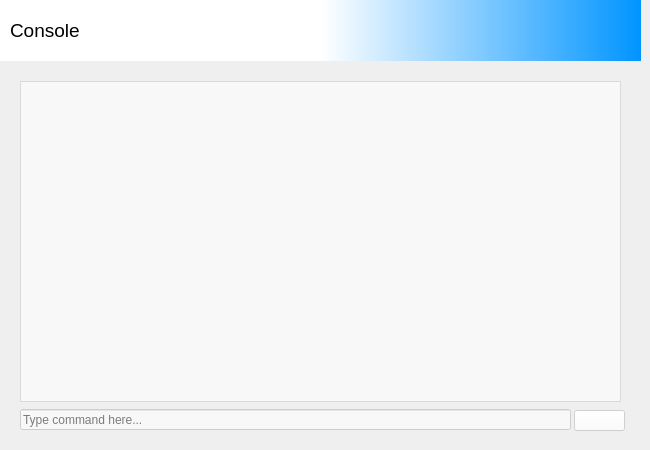
    <widget class="QWidget" name="console">
     <property name="styleSheet">
      <string notr="true"/>
     </property>
     <widget class="QFrame" name="frame_topbar_4">
      <property name="geometry">
       <rect>
        <x>0</x>
        <y>0</y>
        <width>641</width>
        <height>61</height>
       </rect>
      </property>
      <property name="styleSheet">
       <string notr="true">background-color: qlineargradient(spread:pad, x1:0, y1:0, x2:1, y2:0, stop:0.5 rgba(255, 255, 255, 255), stop:1 rgba(0, 148, 255, 255));
border-color: rgba(255, 255, 255, 0);
border-bottom-color: rgb(0, 0, 0);</string>
      </property>
      <widget class="QLabel" name="label_gametitle_2">
       <property name="geometry">
        <rect>
         <x>10</x>
         <y>10</y>
         <width>621</width>
         <height>41</height>
        </rect>
       </property>
       <property name="font">
        <font>
         <pointsize>14</pointsize>
        </font>
       </property>
       <property name="styleSheet">
        <string notr="true">background-color: rgba(255, 255, 255, 0);</string>
       </property>
       <property name="frameShape">
        <enum>QFrame::NoFrame</enum>
       </property>
       <property name="text">
        <string>Console</string>
       </property>
      </widget>
     </widget>
     <widget class="QLabel" name="label_consoleback">
      <property name="geometry">
       <rect>
        <x>10</x>
        <y>70</y>
        <width>621</width>
        <height>371</height>
       </rect>
      </property>
      <property name="text">
       <string/>
      </property>
      <property name="pixmap">
       <pixmap>resources/images/background.png</pixmap>
      </property>
     </widget>
     <widget class="QLineEdit" name="lineEdit_command">
      <property name="geometry">
       <rect>
        <x>20</x>
        <y>409</y>
        <width>551</width>
        <height>21</height>
       </rect>
      </property>
      <property name="styleSheet">
       <string notr="true">background-color: rgba(255, 255, 255, 150);</string>
      </property>
      <property name="text">
       <string/>
      </property>
      <property name="placeholderText">
       <string>Type command here...</string>
      </property>
     </widget>
     <widget class="QPushButton" name="pushButton_sendcommand">
      <property name="geometry">
       <rect>
        <x>574</x>
        <y>410</y>
        <width>51</width>
        <height>21</height>
       </rect>
      </property>
      <property name="styleSheet">
       <string notr="true">background-color: rgba(255, 255, 255, 150);</string>
      </property>
      <property name="text">
       <string/>
      </property>
      <property name="icon">
       <iconset>
        <normaloff>resources/fugue-icons-3.5.5/icons-shadowless/paper-plane.png</normaloff>resources/fugue-icons-3.5.5/icons-shadowless/paper-plane.png</iconset>
      </property>
     </widget>
     <widget class="QListWidget" name="list_output">
      <property name="geometry">
       <rect>
        <x>20</x>
        <y>81</y>
        <width>601</width>
        <height>321</height>
       </rect>
      </property>
      <property name="styleSheet">
       <string notr="true">background-color: rgba(255, 255, 255, 150);</string>
      </property>
     </widget>
    </widget>
